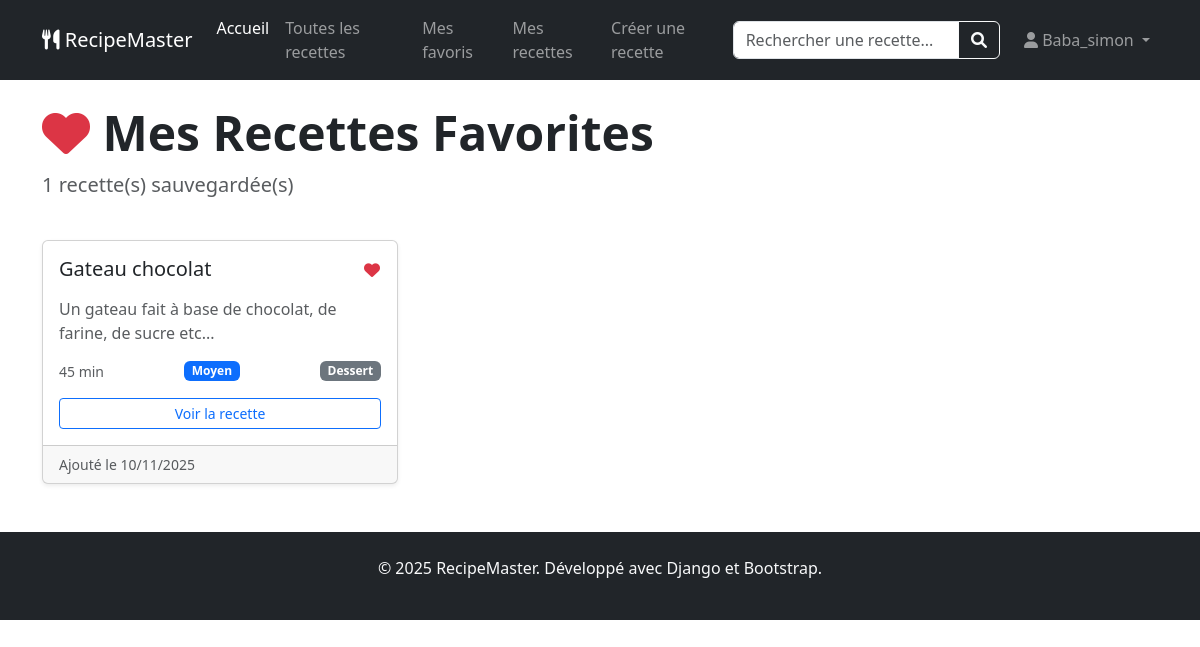
Before: /favoris/ (signed in) with the older database file.
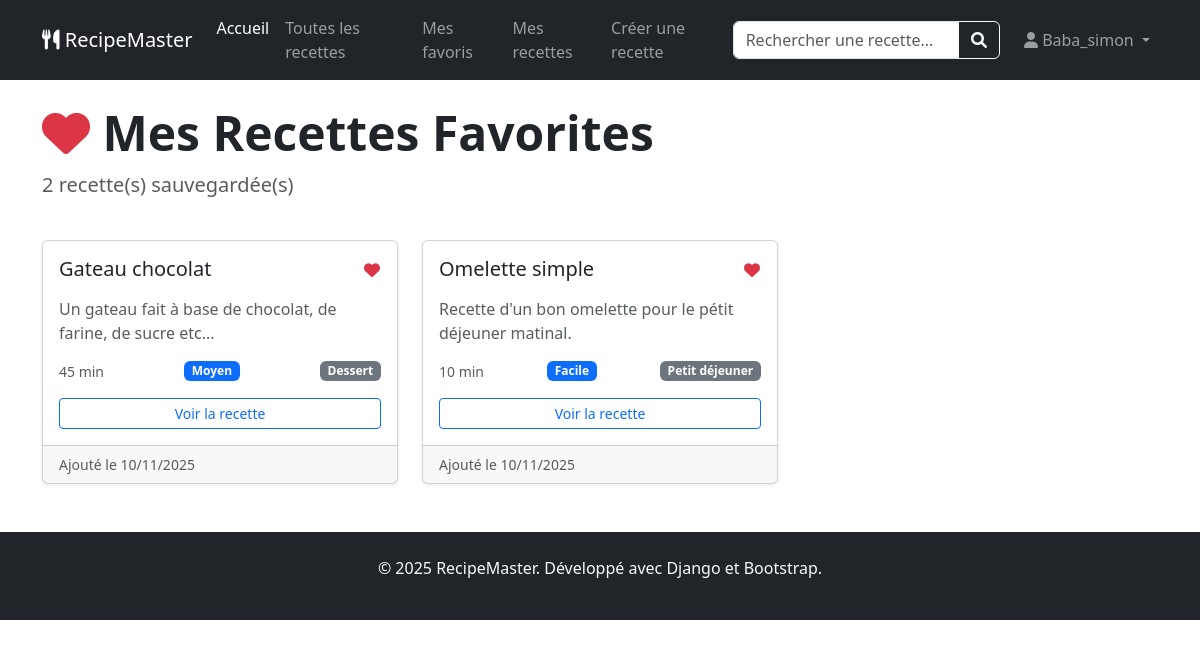
After: the same page with the newer database file.
### profiles/models.py (models this page shows, shortened)
class Favorite(models.Model):
    user_profile = models.ForeignKey(
        UserProfile,
        on_delete=models.CASCADE,
        related_name='favorites',  #user_profile.favorites_relation.all()
        verbose_name='Profil utilisateur'
    )
    recipe = models.ForeignKey(
        Recipe,
        on_delete=models.CASCADE,
        related_name='favorited_by',  # recipe.favorited_by.all()
        verbose_name='Recette'
    )
    date_added = models.DateTimeField(
        auto_now_add=True,
        verbose_name='Date d\'ajout'
    )
    class Meta:
        verbose_name = 'Favori'
        verbose_name_plural = 'Favoris'
        unique_together = ['user_profile', 'recipe']  # Évite les doublons

### recipes/models.py (models this page shows, shortened)
class Recipe(models.Model):
    DIFFICULTE_CHOICES = [
        ('facile', 'Facile'),
        ('moyen', 'Moyen'),
        ('difficile', 'Difficile'),
    ]
    titre = models.CharField(
        max_length=100,
        unique=True,
        verbose_name="Titre de la recette"  # ✅ Correction orthographe
    )
    categorie = models.ForeignKey(
        Category,
        on_delete=models.SET_NULL,  # Si on supprime la catégorie, la recette garde sa catégorie vide
        null=True,
        blank=True,
        related_name='recettes',
        verbose_name='Catégorie'
    )
    description = models.TextField(  # ✅ TextField au lieu de CharField pour texte long
        max_length=1000,
        verbose_name='Description'
    )
    temps_preparation = models.PositiveIntegerField(  # ✅ Temps en minutes
        verbose_name="Temps de préparation (minutes)"
    )
    difficulte = models.CharField(
        max_length=20,
        choices=DIFFICULTE_CHOICES,
        default='moyen',
        verbose_name="Niveau de difficulté"
    )
    auteur = models.ForeignKey(
        User,
        on_delete=models.CASCADE,
        related_name='recettes',
        verbose_name='Auteur',
        null= True,
        blank= True
    )
    date_creation = models.DateTimeField(auto_now_add=True)
    date_modification = models.DateTimeField(auto_now=True)
    class Meta:
        verbose_name = 'Recette'  # ✅ Orthographe
        verbose_name_plural = 'Recettes'
        ordering = ['titre']  # ✅ Ordre par titre

class Category(models.Model):
    nom = models.CharField(
        max_length=50,
        unique=True,
        verbose_name="Nom de la catégorie"
    )
    class Meta:
        verbose_name = 'Catégorie'
        verbose_name_plural = 'Catégories'
        ordering = ['nom']

### profiles/views.py (the view)
# urls.py: path('favoris/', favorite_list, name='favorite_list'),
@login_required
def favorite_list(request):
    user_profile = UserProfile.objects.get(user=request.user)
    favorites = Favorite.objects.filter(user_profile=user_profile).select_related('recipe')
    context = {
        'favorites': favorites,
    }
    return render(request, 'profiles/favorite_list.html', context)

### profiles/templates/profiles/favorite_list.html (shortened to what this page needs)
{% extends 'recipes/base.html' %}
{% block content %}
<div class="container mt-4">
    <div class="row mb-4">
        <div class="col">
            <h1 class="display-5 fw-bold">
                <i class="fas fa-heart text-danger"></i> Mes Recettes Favorites
            </h1>
            <p class="lead text-muted">{{ favorites.count }} recette(s) sauvegardée(s)</p>
        </div>
    </div>
    {% if favorites %}
    <div class="row g-4">
        {% for favorite in favorites %}
        <div class="col-md-6 col-lg-4">
            <div class="card recipe-card shadow-sm h-100">
                <div class="card-body">
                    <div class="d-flex justify-content-between align-items-start mb-2">
                        <h5 class="card-title">{{ favorite.recipe.titre }}</h5>
                        <a href="{% url 'toggle_favorite' favorite.recipe.id %}"
                           class="btn btn-link text-danger p-0"
                           title="Retirer des favoris">
                            <i class="fas fa-heart"></i>
                        </a>
                    </div>
                    <p class="card-text text-muted">{{ favorite.recipe.description|truncatewords:15 }}</p>
                    <div class="d-flex justify-content-between align-items-center mb-3">
                        <small class="text-muted">{{ favorite.recipe.temps_preparation }} min</small>
                        <span class="badge bg-primary">{{ favorite.recipe.difficulte|title }}</span>
                        {% if favorite.recipe.categorie %}
                        <span class="badge bg-secondary">{{ favorite.recipe.categorie.nom }}</span>
                        {% endif %}
                    </div>
                    <div class="d-flex gap-2">
                        <a href="{% url 'recipe_detail' favorite.recipe.id %}"
                           class="btn btn-outline-primary btn-sm flex-grow-1">
                            Voir la recette
                        </a>
                    </div>
                </div>
                <div class="card-footer text-muted small">
                    Ajouté le {{ favorite.date_added|date:"d/m/Y" }}
                </div>
            </div>
        </div>
        {% endfor %}
    </div>
    {% endif %}
</div>
{% endblock %}

Changed rows visible on the page:
added Favorite: recipe.titre "Omelette simple", recipe.description "Recette d'un bon omelette pour le pétit déjeuner matinal.", recipe.temps_preparation "10", recipe.difficulte "Facile", recipe.categorie.nom "Petit déjeuner", date_added "10/11/2025"
Other visible differences:
{{ favorites.count }}: "1" → "2"
